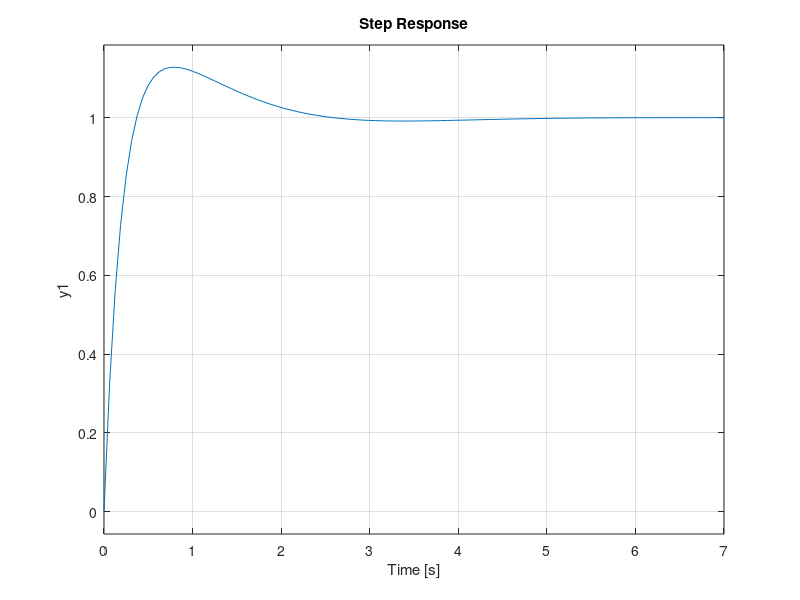

This figure's MATLAB source:
sysGs=tf([1],[1 1 0]);
sysDs=tf([6 12 10],[1 0]);

sysGDs=series(sysGs,sysDs);
sysCLs=feedback(sysGDs,1);

step(sysCLs)
